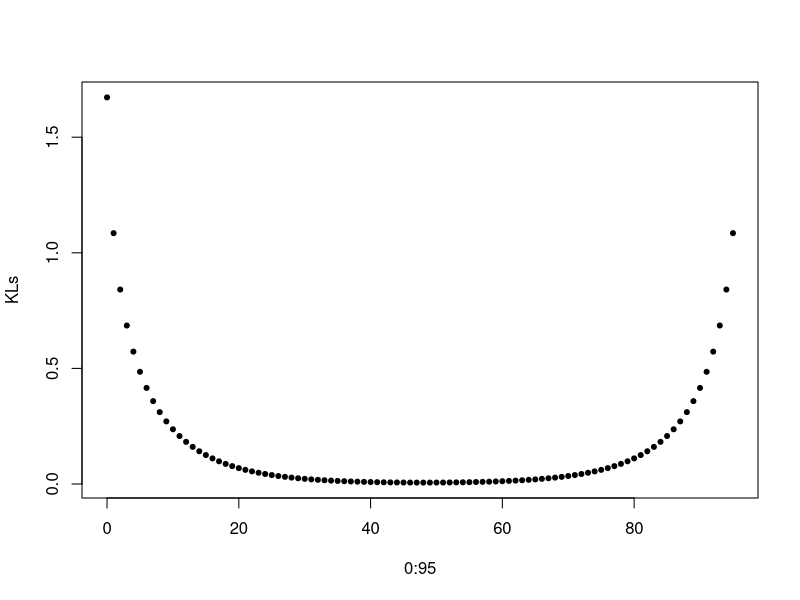

Write R code to recreate this figure.
# covariance function for section 5.2: single latitude
# Sat Oct 27 11:23:01 2018 ------------------------------
library(Matrix)
library(doParallel)
registerDoParallel(cores = 8)

# covariance function for a single latitude band
# N should be fixed at 96 all through the calculation
# l is longitudinal lag, ranges from 0 to 2*pi*(N-2)/N, sysmmetric about pi
KL_l <- function(phi, alpha, nu, l, N = 96) {
  # spectral density
  fL_c <- sapply(0:(N-1), function(c) {
    phi/((alpha^2 + 4*(sin(c/N*pi))^2)^(nu+1/2))
  })
  mean(fL_c*cos(l*(0:(N-1))))
}
# check the sysmetry initially 
l <- 2*pi*seq(0, 95)/96
KLs <- sapply(l, function(x) {KL_l(phi = 1, alpha = 0.1, nu = 0.1, l = x)})
plot(0:95, KLs, pch = 20)

# function for getting Sigmas in temporal structure, assuming axially symmetry
Sigmas <- function(phi, alpha, nu, N = 96) {
  entries <- combn(0:(N-1), m = 2)
  covs <- apply(entries, 2, function(x) {KL_l(phi = phi, alpha = alpha, nu = nu, l = abs(x[1]-x[2])*2*pi/N)})
  mat <- matrix(0, ncol = N, nrow = N)
  mat[lower.tri(mat)] <- covs
  mat <- mat + t(mat)
  diag(mat) <- KL_l(phi = phi, alpha = alpha, nu = nu, l = 0)
  return(mat)
}

# function for calculating Sigma for a single latitude band
# landfrac: a vector of length N including all land fractions in the latitude band
# phi, alpha, and nu are parameters in spectral density
# psis = c(psi0, psi1) (water and land coefficients)
Sigma <- function(phi, alpha, nu, psis, landfrac, T.len = 15, N = 96) {
  sigmas <- Sigmas(phi = phi, alpha = alpha, nu = nu)
  Psi <- diag(sapply(landfrac, function(x) {psis[x+1]}))
  # considering speed, calculate these only once, but may have memory 
  temps <- array(NA, dim = c(N, N, T.len))
  temps[,,1] <- sigmas
  for (i in 2:T.len) {
    temps[,,i] <- (Psi^(i-1)) %*% sigmas %*% (Psi^(i-1)) 
  }
  mat <- foreach(i = 1:T.len, .combine = 'rbind') %dopar% {
    res <- matrix(0, ncol = T.len*N, nrow = N)
    if (i != T.len) {
      for (j in (i+1):T.len) { # j > i
        res[, (N*(j-1)+1):(N*j)] <- apply(temps[,,(j-i+1):j], 1:2, sum)
      }
    }
    res
  }
  mat <- mat+t(mat)
  mat <- mat + as.matrix(bdiag(foreach(i = 1:T.len) %dopar% {
    apply(temps[,,1:i], 1:2, sum)
  }))
  return(mat)
}


################################################################
###################old version: slow############################
################################################################
Sigma <- function(phi, alpha, nu, psis, landfrac, T.len = 15, N = 96) {
  sigmas <- Sigmas(phi = phi, alpha = alpha, nu = nu)
  Psi <- diag(sapply(landfrac, function(x) {psis[x+1]}))
  # considering speed, calculate these only once, but may have memory issue
  temps <- array(NA, dim = c(N, N, T.len))
  temps[,,1] <- sigmas
  for (i in 2:T.len) {
    temps[,,i] <- (Psi^(i-1)) %*% sigmas %*% (Psi^(i-1)) 
  }
  mat <- matrix(0, ncol = T.len*N, nrow = T.len*N)
  for (i in 1:T.len) {
    for (j in i:T.len) {
      if(i == j) {
        mat[(N*(i-1)+1):(N*i), (N*(j-1)+1):(N*j)] <- apply(temps[,,1:i], 1:2, sum)
      } else { # j > i
        mat[(N*(i-1)+1):(N*i), (N*(j-1)+1):(N*j)] <- apply(temps[,,(j-i+1):j], 1:2, sum) 
        mat[(N*(j-1)+1):(N*j), (N*(i-1)+1):(N*i)] <- apply(temps[,,(j-i+1):j], 1:2, sum)
      }
    }
  }
  return(mat)
}


